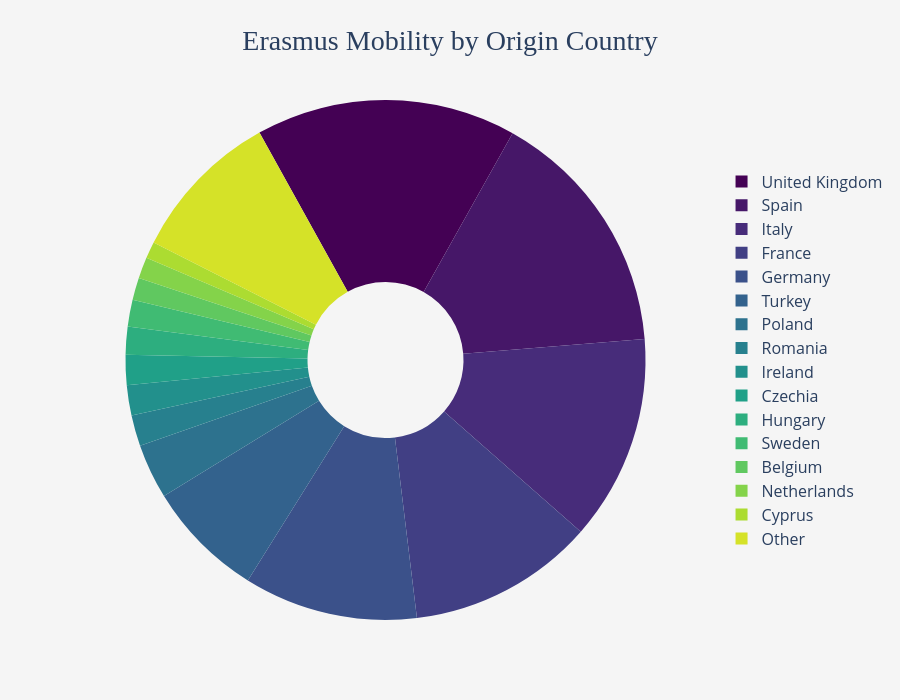

Notebook code cell kept with this figure:
### Code cell
import plotly.graph_objects as go

country_counts = mobility_europe["origin_country"].value_counts().reset_index()
country_counts.columns = ["country", "count"]
total = country_counts["count"].sum()

top15 = country_counts.head(15).copy()
others = country_counts.iloc[15:].copy()

other_row = pd.DataFrame([{
    "country": "Other",
    "count": others["count"].sum(),
}])
other_countries_list = "<br>".join(others["country"].tolist()) 

final = pd.concat([top15, other_row], ignore_index=True) 
final["pct"] = (final["count"] / total * 100).round(2)

hover = []
for _, row in final.iterrows():
    if row["country"] == "Other":
        hover.append(
            f"<b>Other countries</b><br>"
            f"Students: {int(row['count'])}<br>"
            f"Share: {row['pct']}%<br><br>"
            f"<i>{other_countries_list}</i>"
        )
    else:
        hover.append(
            f"<b>{row['country']}</b><br>"
            f"Students: {int(row['count'])}<br>"
            f"Share: {row['pct']}%"
        )
        
viridis = px.colors.get_colorscale("Viridis")
greens = px.colors.sample_colorscale("Viridis", [i/16 for i in range(16)], colortype="rgb")

fig = go.Figure(go.Pie(
    labels=final["country"],
    values=final["count"],
    hovertemplate="%{customdata}<extra></extra>",
    customdata=hover,
    textinfo="none",
    hole=0.3,
    sort=False,
    marker=dict(colors=greens),
    rotation=-29, 
    direction="clockwise"
))

fig.update_layout(
    title=dict(text="Erasmus Mobility by Origin Country", x=0.5, xanchor="center", font=dict(size=28, family="Georgia")),
    legend=dict(orientation="v", x=1.05, y=0.5, font=dict(size=16)),
    hoverlabel=dict(bgcolor="white", font_size=16, namelength=-1),
    width=900,
    height=700,
    modebar=dict(remove=["all"]),
    paper_bgcolor="whitesmoke",
)

fig.show()
# fig.write_html(ASSETS_DIR / "origin_country_pie.html", config={"displayModeBar": False})

### Figure 1 — Plotly figure (JSON) as saved in the notebook; plotly's stock layout.template omitted (floating-point values rounded to 4 significant figures)
{"data": [{"customdata": ["<b>United Kingdom</b><br>Students: 885<br>Share: 16.19%", "<b>Spain</b><br>Students: 852<br>Share: 15.58%", "<b>Italy</b><br>Students: 698<br>Share: 12.77%", "<b>France</b><br>Students: 634<br>Share: 11.59%", "<b>Germany</b><br>Students: 591<br>Share: 10.81%", "<b>Turkey</b><br>Students: 402<br>Share: 7.35%", "<b>Poland</b><br>Students: 187<br>Share: 3.42%", "<b>Romania</b><br>Students: 105<br>Share: 1.92%", "<b>Ireland</b><br>Students: 103<br>Share: 1.88%", "<b>Czechia</b><br>Students: 102<br>Share: 1.87%", "<b>Hungary</b><br>Students: 95<br>Share: 1.74%", "<b>Sweden</b><br>Students: 91<br>Share: 1.66%", "<b>Belgium</b><br>Students: 76<br>Share: 1.39%", "<b>Netherlands</b><br>Students: 72<br>Share: 1.32%", "<b>Cyprus</b><br>Students: 57<br>Share: 1.04%", "<b>Other countries</b><br>Students: 518<br>Share: 9.47%<br><br><i>Finland<br>Portugal<br>Slovenia<br>Norway<br>Croatia<br>Bulgaria<br>Lithuania<br>Latvia<br>Slovakia<br>Denmark<br>Greece<br>Serbia<br>Estonia<br>North Macedonia<br>Albania<br>Luxembourg<br>Iceland<br>Malta<br>Montenegro</i>"], "direction": "clockwise", "hole": 0.3, "hovertemplate": "%{customdata}<extra></extra>", "labels": ["United Kingdom", "Spain", "Italy", "France", "Germany", "Turkey", "Poland", "Romania", "Ireland", "Czechia", "Hungary", "Sweden", "Belgium", "Netherlands", "Cyprus", "Other"], "marker": {"colors": ["rgb(68, 1, 84)", "rgb(70, 23, 104)", "rgb(71, 44, 122)", "rgb(65, 63, 132)", "rgb(59, 81, 138)", "rgb(51, 98, 141)", "rgb(45, 114, 142)", "rgb(39, 128, 142)", "rgb(34, 144, 140)", "rgb(32, 160, 136)", "rgb(45, 174, 127)", "rgb(64, 187, 115)", "rgb(96, 200, 96)", "rgb(132, 211, 74)", "rgb(172, 220, 49)", "rgb(213, 226, 40)"]}, "rotation": -29, "sort": false, "textinfo": "none", "type": "pie", "values": [885, 852, 698, 634, 591, 402, 187, 105, 103, 102, 95, 91, 76, 72, 57, 518]}], "layout": {"height": 700, "hoverlabel": {"bgcolor": "white", "font": {"size": 16}, "namelength": -1}, "legend": {"font": {"size": 16}, "orientation": "v", "x": 1.05, "y": 0.5}, "modebar": {"remove": ["all"]}, "paper_bgcolor": "whitesmoke", "title": {"font": {"family": "Georgia", "size": 28}, "text": "Erasmus Mobility by Origin Country", "x": 0.5, "xanchor": "center"}, "width": 900}}
